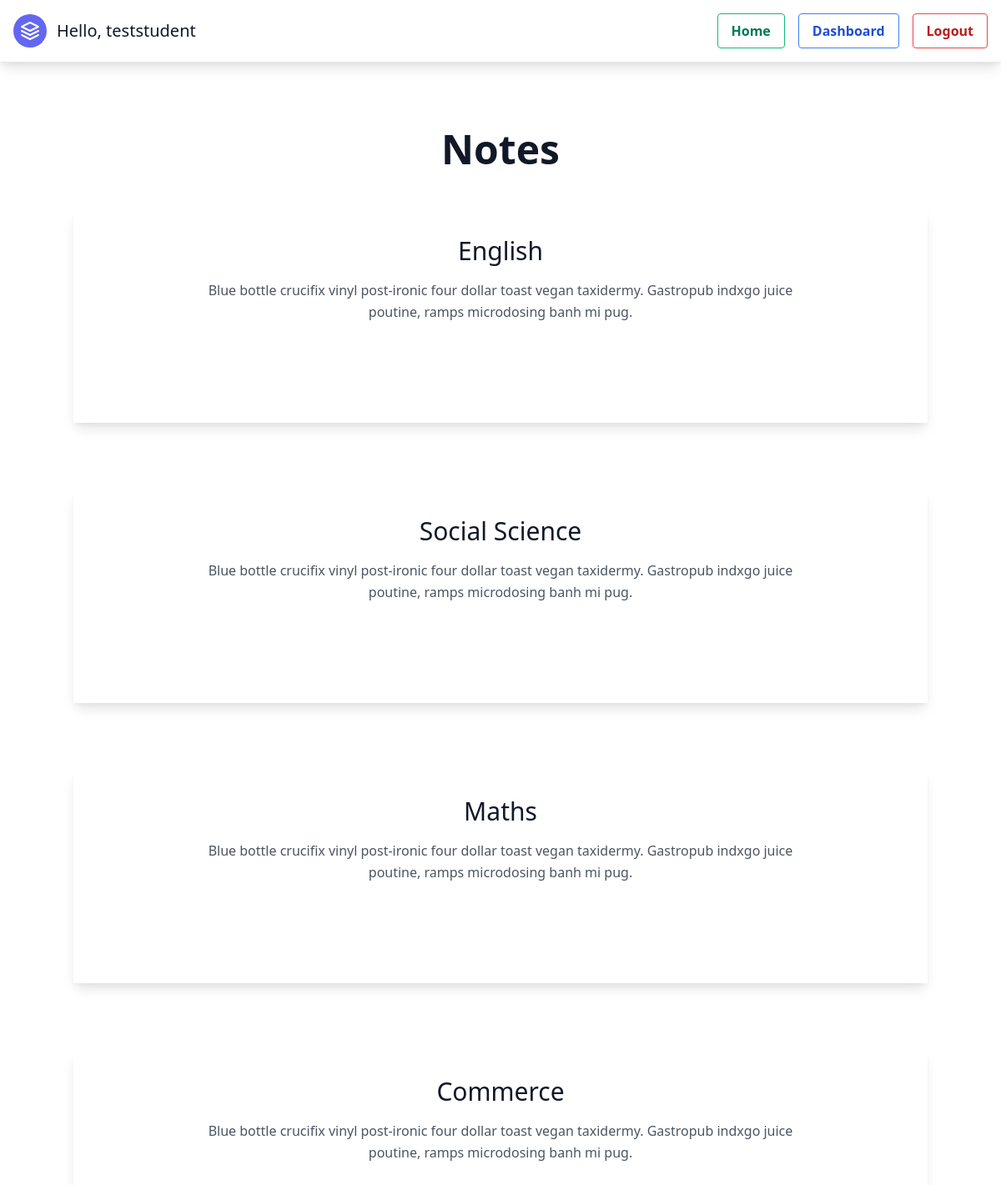
/idonno/Notes/ (signed in), run on an earlier commit of the app's database.
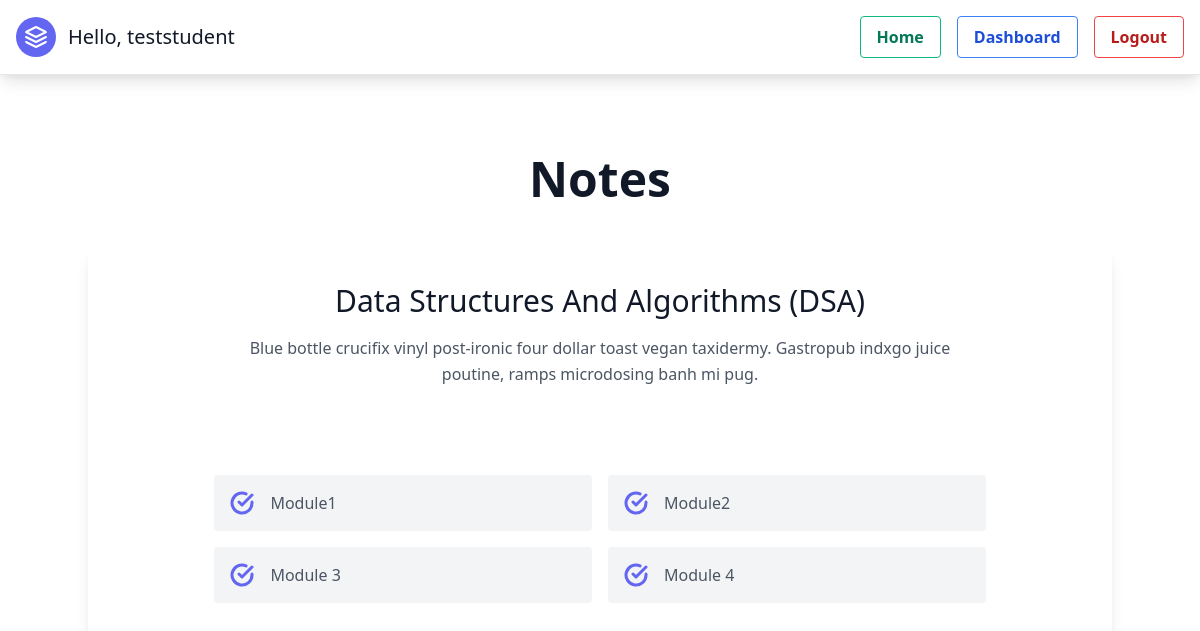
And on a later commit of the database.
### attendence/models.py (models this page shows, shortened)
class Subject(models.Model):
    branc = (
        ('CSE','CSE'),
        ('ISE', 'ISE'),
        ('Civil', 'Civil'),
        ('ME', 'ME'),
        ('Aeronautical', 'Aeronautical'),
        ('ECE', 'ECE'),
        ('Aerospace', 'Aerospace'),
    )
    sem = (
        (1,1),(2,2),(3,3),(4,4),(5,5),(6,6),(7,7),(8,8),
    )
    sub = models.CharField(max_length=200, null=True, blank=True)
    sem = models.IntegerField(choices=sem, blank=True, null=True)
    branch = models.CharField(choices=branc, blank=True, null=True, max_length=200)

class Item(models.Model):
    sub = models.ForeignKey(Subject, on_delete=models.CASCADE, null=True)
    tyPe = models.ForeignKey(Type, on_delete=models.CASCADE)
    title = models.CharField(max_length=200, null=True, blank=True)
    ques_description = models.CharField(max_length=200, null=True, blank=True)
    document_ques = models.FileField(upload_to='tutorials/', null=True, blank=True)
    ans_description = models.CharField(max_length=200, null=True, blank=True)
    document_ans = models.FileField(upload_to='tutorials/', null=True, blank=True)

### attendence/views.py (the view)
# urls.py: path('idonno/<str:type_>/', views.idonno, name='idonno-page'),
def idonno(request, type_):
    student = Student.objects.get(user=request.user)
    subjects = Subject.objects.filter(sem=student.sem, branch=student.branch)
    items = Item.objects.filter(tyPe__name=type_)
    context = {
        'items':items,
        'subjects':subjects,
        'type':type_,
    }
    return render(request, 'attendence/idonno.html', context)

### attendence/templates/attendence/idonno.html
{% extends 'attendence/partials/base.html' %}
{% block content %}
<div class="flex flex-col text-center w-full mb-8 mt-20 ">
    <h1 class="sm:text-5xl text-5xl font-large title-font mb-4 text-gray-900"> <ul> <b>{{type}}</b> </ul> </h1>
  </div>
<section class="text-gray-600 body-font">
    {% for subject in subjects %}
    <div class="container px-5 py-8 mx-auto mb-20 shadow-lg">
        <div class="text-center mb-20">
        <h1 class="sm:text-3xl text-2xl font-medium text-center title-font text-gray-900 mb-4 capitalize">{{subject.sub}}</h1>
            <p class="text-base leading-relaxed xl:w-2/4 lg:w-3/4 mx-auto">Blue bottle crucifix vinyl post-ironic four dollar toast vegan taxidermy. Gastropub indxgo juice poutine, ramps microdosing banh mi pug.</p>
        </div>
        <div class="flex flex-wrap lg:w-4/5 sm:mx-auto sm:mb-2 -mx-2">
            {% for i in items %}
                {% if i.sub == subject %}
                <div class="p-2 sm:w-1/2 w-full">
                    <div class="bg-gray-100 rounded flex p-4 h-full items-center">
                        <svg fill="none" stroke="currentColor" stroke-linecap="round" stroke-linejoin="round" stroke-width="3" class="text-indigo-500 w-6 h-6 flex-shrink-0 mr-4" viewBox="0 0 24 24">
                            <path d="M22 11.08V12a10 10 0 11-5.93-9.14"></path>
                            <path d="M22 4L12 14.01l-3-3"></path>
                        </svg>
                        {% if i.ques_description == None %}
                            <span class="title-font font-medium">No Questions yet</span>
                        {% else %}
                            <a href="{{ i.document_ques.url }} " target=”_blank”><span class="title-font font-medium">{{i.ques_description}} </span></a>
                        {% endif %}
                    </div>
                </div>
                <div class="p-2 sm:w-1/2 w-full">
                    <div class="bg-gray-100 rounded flex p-4 h-full items-center">
                        <svg fill="none" stroke="currentColor" stroke-linecap="round" stroke-linejoin="round" stroke-width="3" class="text-indigo-500 w-6 h-6 flex-shrink-0 mr-4" viewBox="0 0 24 24">
                            <path d="M22 11.08V12a10 10 0 11-5.93-9.14"></path>
                            <path d="M22 4L12 14.01l-3-3"></path>
                        </svg>
                        {% if i.ans_description == None %}
                            <span class="title-font font-medium">Not available now ....</span>
                        {% else %}
                            <a href="{{ i.document_ans.url }} " target=”_blank”><span class="title-font font-medium">{{i.ans_description}} </span></a>
                        {% endif %}
                    </div>
                </div>
                {% endif %}
            {% endfor %}
        </div>
    </div>
    {% endfor %}
  </section>
{% endblock content %}

What changed in the data, as far as the page shows it:
removed Subject: sub "English"
removed Subject: sub "Social Science"
removed Subject: sub "Maths"
removed Subject: sub "Commerce"
added Subject: sub "Data Structures And Algorithms (DSA)"
added Item: ques_description "Module1", ans_description "Module2"
added Item: ques_description "Module 3", ans_description "Module 4"
